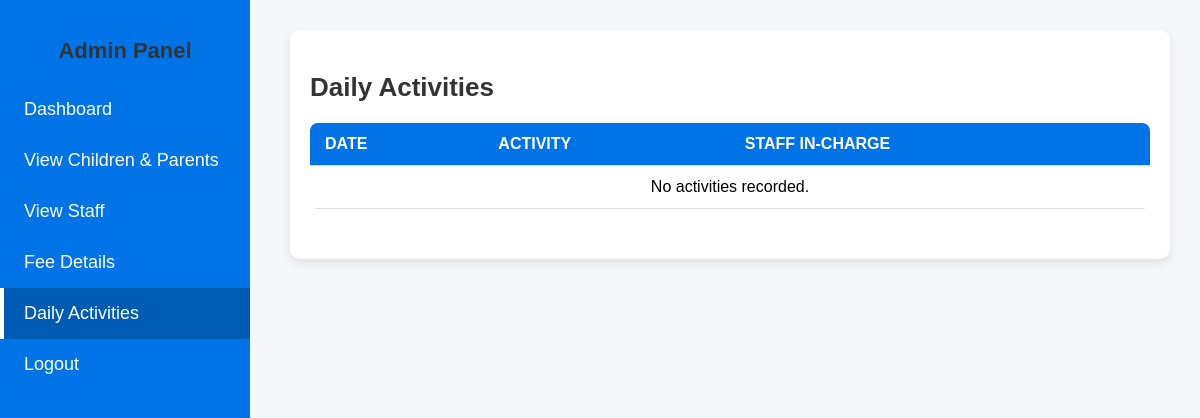
/dailyactivities, run on an earlier commit of the app's database.
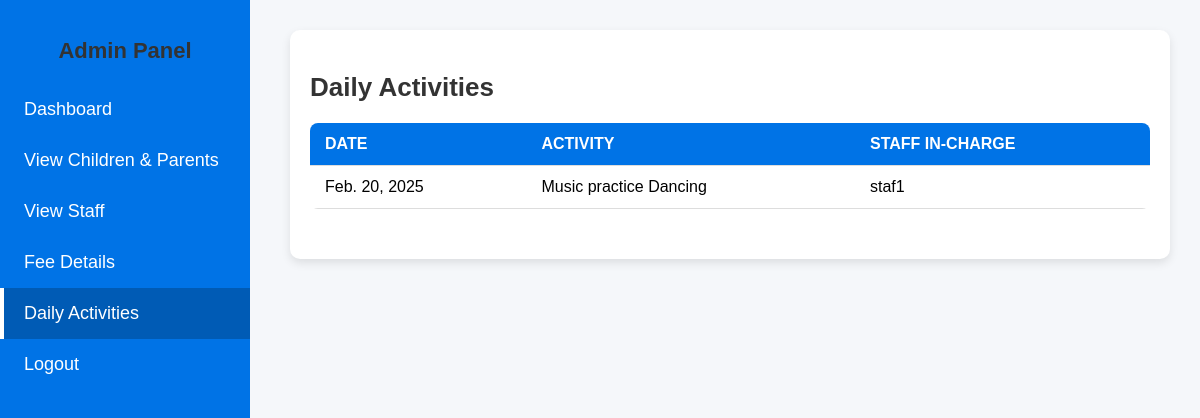
And on a later commit of the database.
### app/models.py (models this page shows, shortened)
class DailyActivity(models.Model):
    staff = models.ForeignKey(Staf, on_delete=models.CASCADE, related_name="activities")
    child = models.ForeignKey(Child, on_delete=models.CASCADE, related_name="daily_activities")
    date = models.DateField(auto_now_add=True)
    description = models.TextField()

class Staf(models.Model):
    name = models.CharField(max_length=100)
    email = models.EmailField(unique=True)
    password = models.CharField(max_length=255)
    location = models.CharField(max_length=255)

### app/views.py (the view)
# urls.py: path('dailyactivities',views.dailyactivities,name='dailyactivities'),
def dailyactivities(request):
    fees = DailyActivity.objects.all()
    return render(request, "admin/dailyactivities.html", {"fees": fees})

### templates/admin/dailyactivities.html (shortened to what this page needs)
<!DOCTYPE html>
<html lang="en">
<head>
</head>
<body>
    <div class="sidebar">
        <h2>Admin Panel</h2>
        <a href="../adminhome">Dashboard</a>
        <a href="../viewparents">View Children & Parents</a>
        <a href="../viewstaf">View Staff</a>
        <a href="../viewfeedetails">Fee Details</a>
        <a href="../dailyactivities" class="active">Daily Activities</a>
        <a href="../logout">Logout</a>
    </div>
    <div class="main-content">
        <div class="table-container">
            <h2>Daily Activities</h2>
            <table>
                <thead>
                    <tr>
                        <th>Date</th>
                        <th>Activity</th>
                        <th>Staff In-Charge</th>
                    </tr>
                </thead>
                <tbody>
                    {% for activity in fees %}
                    <tr>
                        <td>{{ activity.date }}</td>
                        <td>{{ activity.description }}</td>
                        <td>{{ activity.staff.name }}</td>
                    </tr>
                    {% empty %}
                    <tr>
                        <td colspan="4" style="text-align: center;">No activities recorded.</td>
                    </tr>
                    {% endfor %}
                </tbody>
            </table>
        </div>
    </div>
</body>
</html>

What changed in the data, as far as the page shows it:
added DailyActivity: date "Feb. 20, 2025", description "Music practice Dancing", staff.name "staf1"
Also different on the page:
text no longer shown: "No activities recorded."
